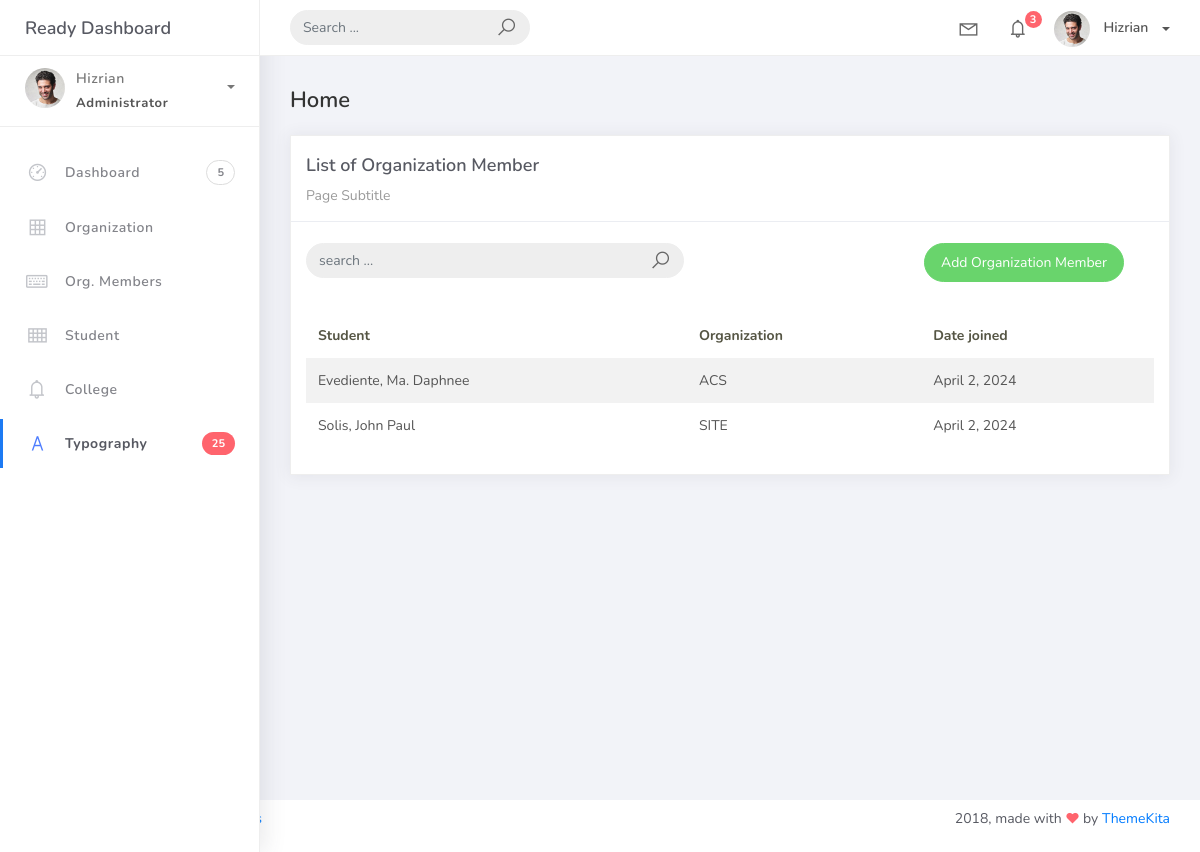
The app's page /organization_mem_list, older data.
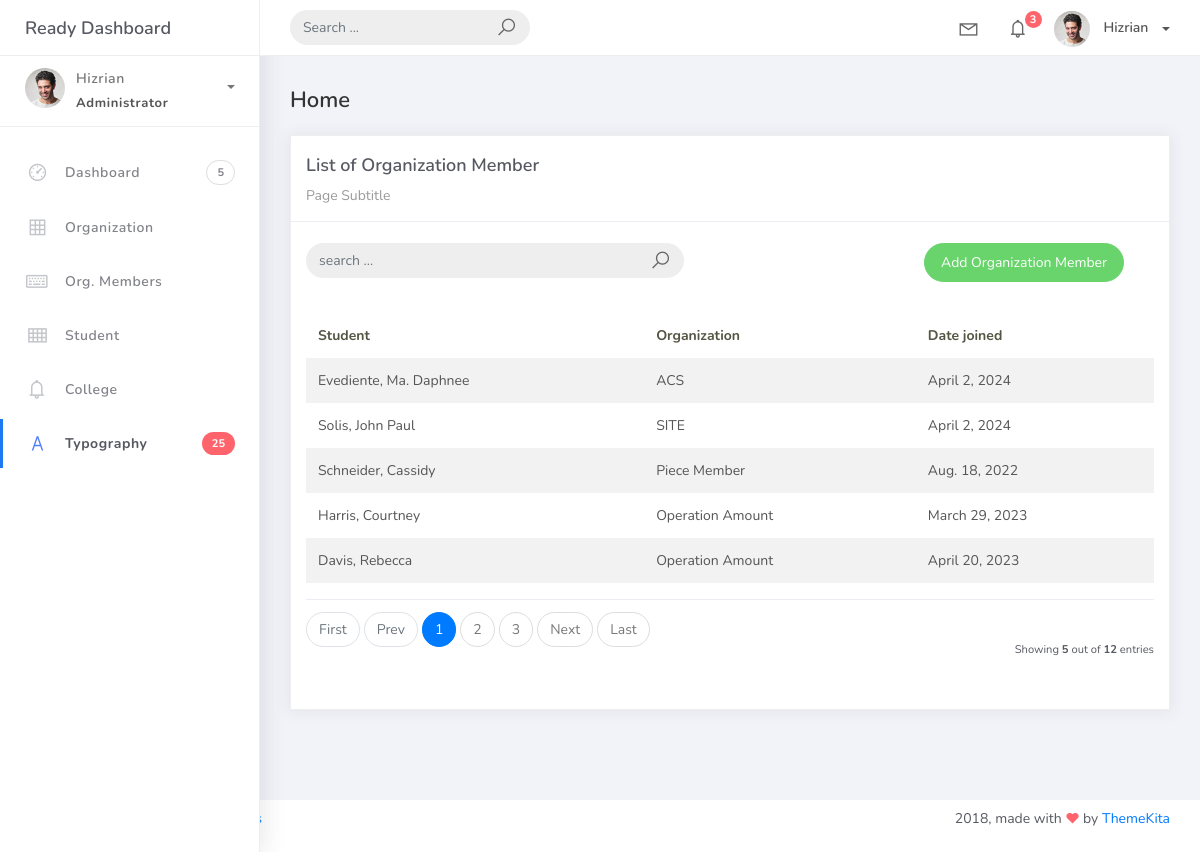
The same page, newer data.
### studentorg/models.py (models this page shows)
class BaseModel (models.Model):
    created_at = models.DateTimeField(auto_now_add=True, db_index=True)
    updated_at = models.DateTimeField (auto_now=True)
    class Meta:
        abstract = True

class OrgMember (BaseModel):
    student = models.ForeignKey (Student, on_delete=models.CASCADE)
    organization = models.ForeignKey (Organization, on_delete=models.CASCADE)
    date_joined = models.DateField()

class Student(BaseModel):
    student_id = models.CharField (max_length=15)
    lastname = models.CharField (max_length=25)
    firstname = models.CharField (max_length=25)
    middlename = models.CharField (max_length=25, blank=True, null=True)
    program = models.ForeignKey(Program, on_delete=models.CASCADE)
    def __str__(self):
        return f" {self.lastname}, {self.firstname}"

class Organization(BaseModel):
    name = models.CharField(max_length=250)
    college = models.ForeignKey (
        College, null=True, blank=True, on_delete=models.CASCADE)
    description = models.CharField(max_length=500)
    def __str__(self):
        return self.name

### studentorg/views.py (the view)
# urls.py: path('organization_mem_list', OrganizationMemberList.as_view(), name='organization-mem-list'),
class OrganizationMemberList(ListView):
    model = OrgMember
    context_object_name = 'home'
    template_name = 'org_mem_list.html'
    paginate_by = 5

### templates/org_mem_list.html
{% extends 'base.html' %}
{% load static %}
{% block content %}
<div class="content">
    <div class="container-fluid">
        <h4 class="page-title">Home</h4>
        <div class="row">
            <div class="col-md-12">
                <div class="card">
                    <div class="card-header">
                        <div class="card-title">List of Organization Member</div>
                        <div class="card-category">Page Subtitle</div>
                    </div>
                    <br />
                    <div class="col-md-12 row">
                        <div class="col-md-6">
                            <form class="navbar-left navbar-form nav-search mr-md-3" action="">
                                <div class="input-group">
                                    <input type="text" placeholder="search ..." class="form-control" />
                                    <div class="input-group-append">
                                        <span class="input-group-text">
                                            <i class="la la-search search-icon"></i>
                                        </span>
                                    </div>
                                </div>
                            </form>
                        </div>
                        <div class="col-md-6">
                            <div class="pull-right">
                                <a href="{% url 'organization-mem-add' %}" class="btn btn-success btn-rounded">Add Organization Member</a>
                            </div>
                        </div>
                    </div>
                    <div class="card-body">
                        <table class="table table-striped mt-3">
                            <thead>
                                <tr>
                                    <th scope="col">Student</th>
                                    <th scope="col">Organization</th>
                                    <th scope="col">Date joined</th>
                                </tr>
                            </thead>
                            <tbody>
                                {% for object in object_list %}
                                <tr>
                                    <td>{{ object.student }}</td>
                                    <td>{{ object.organization}}</td>
                                    <td>{{ object.date_joined}}</td>
                                </tr>
                                {% endfor %}
                            </tbody>
                        </table>
                        {% include 'includes/pagination.html' %}
                    </div>
                </div>
            </div>
        </div>
    </div>
</div>
{% endblock %}

### templates/base.html (shortened to what this page needs)
{% load static %}
<!DOCTYPE html>
<html>
<head>
	<link rel="stylesheet" href="assets/css/bootstrap.min.css">
	<link rel="stylesheet" href="{% static 'css/bootstrap.min.css' %}">
	<link rel="stylesheet" href="{% static 'css/ready.css' %}">
	<link rel="stylesheet" href="{% static 'css/demo.css' %}">
</head>
<body>
	<div class="wrapper">
		<div class="main-header">
			<div class="logo-header">
				<a href="index.html" class="logo">
					Ready Dashboard
				</a>
			</div>
			<nav class="navbar navbar-header navbar-expand-lg">
				<div class="container-fluid">
					<form class="navbar-left navbar-form nav-search mr-md-3" action="">
						<div class="input-group">
							<input type="text" placeholder="Search ..." class="form-control">
							<div class="input-group-append">
								<span class="input-group-text">
									<i class="la la-search search-icon"></i>
								</span>
							</div>
						</div>
					</form>
					<ul class="navbar-nav topbar-nav ml-md-auto align-items-center">
						<li class="nav-item dropdown hidden-caret">
							<a class="nav-link dropdown-toggle" href="#" id="navbarDropdown" role="button" data-toggle="dropdown" aria-haspopup="true" aria-expanded="false">
								<i class="la la-envelope"></i>
							</a>
						</li>
						<li class="nav-item dropdown hidden-caret">
							<a class="nav-link dropdown-toggle" href="#" id="navbarDropdown" role="button" data-toggle="dropdown" aria-haspopup="true" aria-expanded="false">
								<i class="la la-bell"></i>
								<span class="notification">3</span>
							</a>
						</li>
						<li class="nav-item dropdown">
							<a class="dropdown-toggle profile-pic" data-toggle="dropdown" href="#" aria-expanded="false">
								<img src="{% static 'img/profile.jpg' %}" alt="user-img" width="36" class="img-circle">
								<span >Hizrian</span></span>
							</a>
							</li>
						</ul>
					</div>
				</nav>
			</div>
			<div class="sidebar">
				<div class="scrollbar-inner sidebar-wrapper">
					<div class="user">
						<div class="photo">
							<img src="{% static 'img/profile.jpg' %}">
						</div>
						<div class="info">
							<a class="" data-toggle="collapse" href="#collapseExample" aria-expanded="true">
								<span>
									Hizrian
									<span class="user-level">Administrator</span>
									<span class="caret"></span>
								</span>
							</a>
						</div>
					</div>
					<ul class="nav">
						<li class="nav-item">
							<a href="index.html">
								<i class="la la-dashboard"></i>
								<p>Dashboard</p>
								<span class="badge badge-count">5</span>
							</a>
						</li>
						<li class="nav-item">
							<a href="{% url 'organization-list' %}">
								<i class="la la-table"></i>
								<p>Organization</p>
							</a>
						</li>
						<li class="nav-item">
							<a href="{% url 'organization-mem-list' %}">
								<i class="la la-keyboard-o"></i>
								<p>Org. Members</p>
							</a>
						</li>
						<li class="nav-item">
							<a href="tables.html">
								<i class="la la-th"></i>
								<p>Student</p>
							</a>
						</li>
						<li class="nav-item">
							<a href="notifications.html">
								<i class="la la-bell"></i>
								<p>College</p>
							</a>
						</li>
						<li class="nav-item active">
							<a href="typography.html">
								<i class="la la-font"></i>
								<p>Typography</p>
								<span class="badge badge-danger">25</span>
							</a>
						</li>
					</ul>
				</div>
			</div>
			<div class="main-panel">
			    {% block content %}
			    {% endblock %}
			</div>
				<footer class="footer">
					<div class="container-fluid">
						<nav class="pull-left">
							<ul class="nav">
								<li class="nav-item">
									<a class="nav-link" href="http://www.themekita.com">
									</a>
								</li>
								<li class="nav-item">
									<a class="nav-link" href="#">
									</a>
								</li>
								<li class="nav-item">
									<a class="nav-link" href="https://themewagon.com/license/#free-item">
									</a>
								</li>
							</ul>
						</nav>
						<div class="copyright ml-auto">
							2018, made with <i class="la la-heart heart text-danger"></i> by <a href="http://www.themekita.com">ThemeKita</a>
						</div>
					</div>
				</footer>
			</div>
</body>
</html>

### templates/includes/pagination.html (shortened to what this page needs)
{% if is_paginated %}
<div class="card-footer px-0 border-0 d-flex flex-column flex-lg-row align-items-center justify-content-between mt-3">
    <nav aria-label="Topics pagination" class="mb-4">
        <ul class="pagination">
            {% if page_obj.number > 1 %}
            <li class="page-item">
                <a class="page-link" href="?page=1">First</a>
            </li>
            {% else %}
            <li class="page-item disabled">
                <span class="page-link">First</span>
            </li>
            {% endif %} {% if page_obj.has_previous %}
            <li class="page-item">
                <a class="page-link" href="?page={{ page_obj.previous_page_number }}">Prev</a>
            </li>
            {% else %}
            <li class="page-item disabled">
                <span class="page-link">Prev</span>
            </li>
            {% endif %} {% for page_num in paginator.page_range %} {% if page_obj.number == page_num %}
            <li class="page-item active">
                <span class="page-link">
                    {{ page_num }}
                </span>
            </li>
            {% elif page_num > page_obj.number|add:'-3' and page_num < page_obj.number|add:'3' %}
            <li class="page-item">
                <a class="page-link" href="?page={{ page_num }}">{{ page_num }}</a>
            </li>
            {% endif %}
            {% endfor %}
            {% if page_obj.has_next %}
            <li class="page-item">
                <a class="page-link" href="?page={{ page_obj.next_page_number }}">Next</a>
            </li>
            {% else %}
            <li class="page-item disabled">
                <span class="page-link">Next</span>
            </li>
            {% endif %}
            {% if page_obj.number != paginator.num_pages %}
            <li class="page-item">
                <a class="page-link" href="?page={{ paginator.num_pages }}">Last</a>
            </li>
            {% else %}
            <li class="page-item disabled">
                <span class="page-link">Last</span>
            </li>
            {% endif %}
        </ul>
    </nav>
    <div class="fw-normal small mt-4 mt-lg-0">Showing <b>{{ object_list.count }}</b> out of <b>{{ paginator.count }}</b> entries</div>
</div>
{% endif %}

Row changes from the older to the newer data that the page shows:
added OrgMember: student "Schneider, Cassidy", organization "Piece Member", date_joined "Aug. 18, 2022"
added OrgMember: student "Harris, Courtney", organization "Operation Amount", date_joined "March 29, 2023"
added OrgMember: student "Davis, Rebecca", organization "Operation Amount", date_joined "April 20, 2023"
Text that changed along with them:
{{ object_list.count }}: (not shown) → "5"
{{ paginator.count }}: (not shown) → "12"
text now shown: "First Prev Next Last Showing out of entries"
new list line: "1"
new list line: "2"
new list line: "3"
